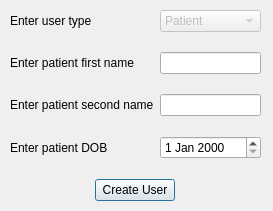
<?xml version="1.0" encoding="UTF-8"?>
<ui version="4.0">
 <class>CreateUser</class>
 <widget class="QDialog" name="CreateUser">
  <property name="geometry">
   <rect>
    <x>0</x>
    <y>0</y>
    <width>273</width>
    <height>211</height>
   </rect>
  </property>
  <property name="windowTitle">
   <string>Dialog</string>
  </property>
  <widget class="QWidget" name="verticalLayoutWidget_2">
   <property name="geometry">
    <rect>
     <x>10</x>
     <y>10</y>
     <width>251</width>
     <height>191</height>
    </rect>
   </property>
   <layout class="QVBoxLayout" name="verticalLayout_2">
    <item>
     <layout class="QFormLayout" name="formLayout">
      <property name="verticalSpacing">
       <number>20</number>
      </property>
      <item row="0" column="0">
       <widget class="QLabel" name="label_4">
        <property name="text">
         <string>Enter user type</string>
        </property>
       </widget>
      </item>
      <item row="0" column="1">
       <widget class="QComboBox" name="userTypeCombo">
        <property name="enabled">
         <bool>false</bool>
        </property>
        <item>
         <property name="text">
          <string>Patient</string>
         </property>
        </item>
       </widget>
      </item>
      <item row="1" column="0">
       <widget class="QLabel" name="label_2">
        <property name="text">
         <string>Enter patient first name</string>
        </property>
       </widget>
      </item>
      <item row="1" column="1">
       <widget class="QLineEdit" name="firstNameEdit"/>
      </item>
      <item row="2" column="0">
       <widget class="QLabel" name="label_3">
        <property name="text">
         <string>Enter patient second name</string>
        </property>
       </widget>
      </item>
      <item row="2" column="1">
       <widget class="QLineEdit" name="secondNameEdit"/>
      </item>
      <item row="3" column="0">
       <widget class="QLabel" name="label_5">
        <property name="text">
         <string>Enter patient DOB</string>
        </property>
       </widget>
      </item>
      <item row="3" column="1">
       <widget class="QDateEdit" name="dobEdit"/>
      </item>
     </layout>
    </item>
    <item alignment="Qt::AlignHCenter">
     <widget class="QPushButton" name="createUserButton">
      <property name="maximumSize">
       <size>
        <width>125</width>
        <height>16777215</height>
       </size>
      </property>
      <property name="layoutDirection">
       <enum>Qt::LeftToRight</enum>
      </property>
      <property name="text">
       <string>Create User</string>
      </property>
      <property name="icon">
       <iconset>
        <normaloff>../../Pictures/Icons/create-black-24dp.svg</normaloff>../../Pictures/Icons/create-black-24dp.svg</iconset>
      </property>
     </widget>
    </item>
   </layout>
  </widget>
 </widget>
 <resources/>
 <connections/>
</ui>
